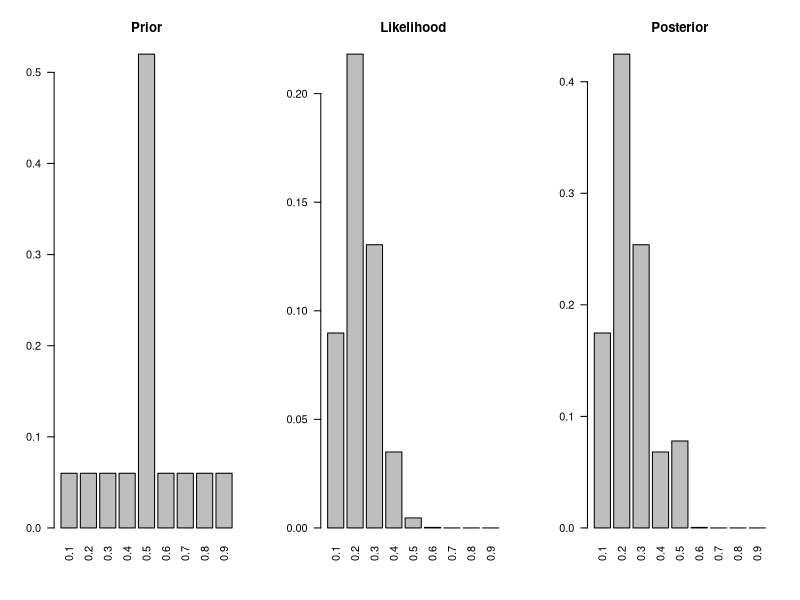
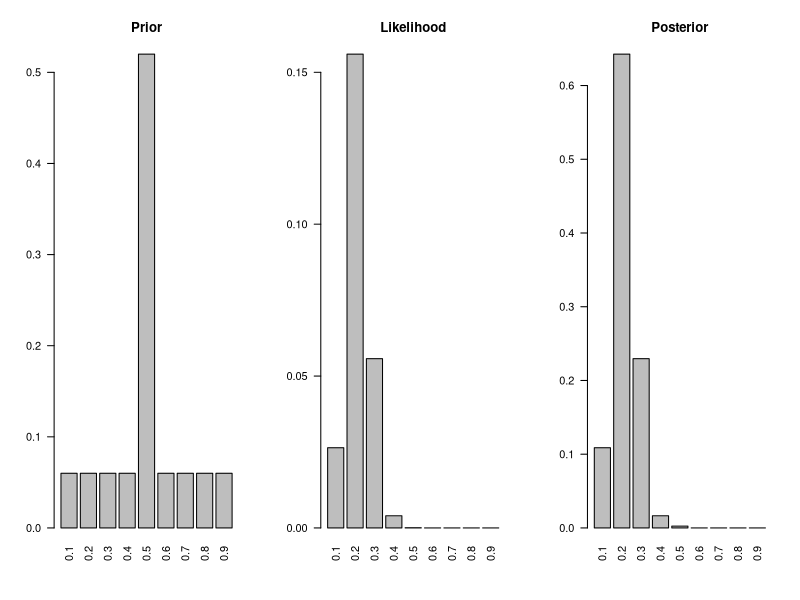
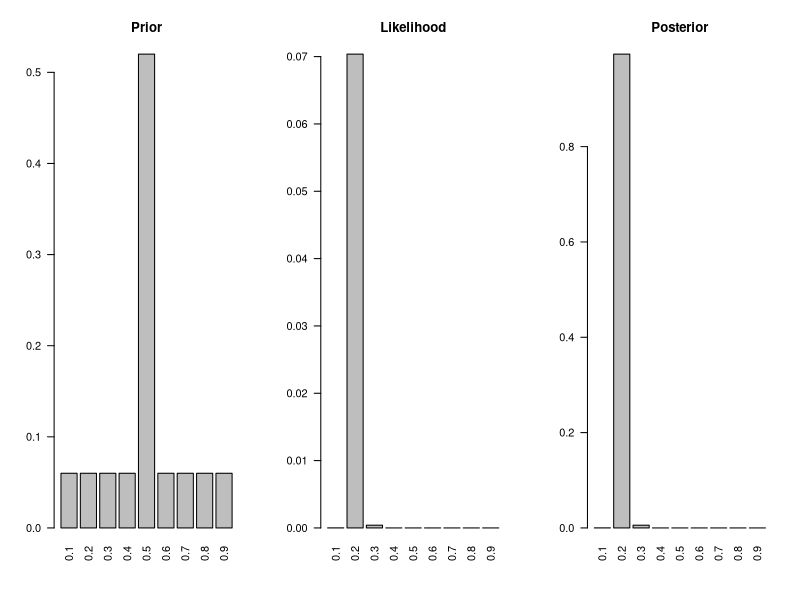

Source code (R) for these figures, in order:
## ---- chunk 1
sum(dbinom(0:4, size = 20, p = 0.5))
## ---- chunk 2

p <- seq(from=0.1, to=0.9, by=0.1)
prior <- c(rep(0.06, 4), 0.52, rep(0.06, 4))
likelihood <- dbinom(4, size = 20, prob = p)

# posterior
numerator <- prior * likelihood
denominator <- sum(numerator)
posterior <- numerator / denominator
# sum(posterior)

temp <- matrix(c(p,
                 prior,
                 likelihood,
                 numerator,
                 posterior), 
               nrow = 5, byrow = TRUE)
rownames(temp) <- c("Model ($p$)", "Prior $P(model)$", 
                    "Likelihood $P(data|model)$",
                    "$P(data|model)$ x $P(model)$",
                    "Posterior $P(model|data)$")

knitr::kable(
  x = temp,
  booktabs = TRUE,
  caption = 'Prior, likelihood, and posterior probabilities for each of the 9 models',
  digits = 4
)
## ---- chunk 3
par(mfrow = c(1,3), bg = NA)
barplot(prior, names.arg = p, las = 2, main = "Prior")
barplot(likelihood, names.arg = p, las = 2, main = "Likelihood")
barplot(posterior, names.arg = p, las = 2, main = "Posterior")
## ---- chunk 4
# Use the same prior in this example

# more data: x2 -----------------------------------------------------
likelihood <- dbinom(4*2, size = 20*2, prob = p)
numerator <- prior * likelihood
denominator <- sum(numerator)
posterior <- numerator / denominator

par(mfrow = c(1,3), bg = NA)
barplot(prior, names.arg = p, las = 2, main = "Prior")
barplot(likelihood, names.arg = p, las = 2, main = "Likelihood")
barplot(posterior, names.arg = p, las = 2, main = "Posterior")
## ---- chunk 5
# Use the same prior in this example

# more data: x10 ----------------------------------------------------
likelihood <- dbinom(4*10, size = 20*10, prob = p)
numerator <- prior * likelihood
denominator <- sum(numerator)
posterior <- numerator / denominator

par(mfrow = c(1,3), bg = NA)
barplot(prior, names.arg = p, las = 2, main = "Prior")
barplot(likelihood, names.arg = p, las = 2, main = "Likelihood")
barplot(posterior, names.arg = p, las = 2, main = "Posterior")
